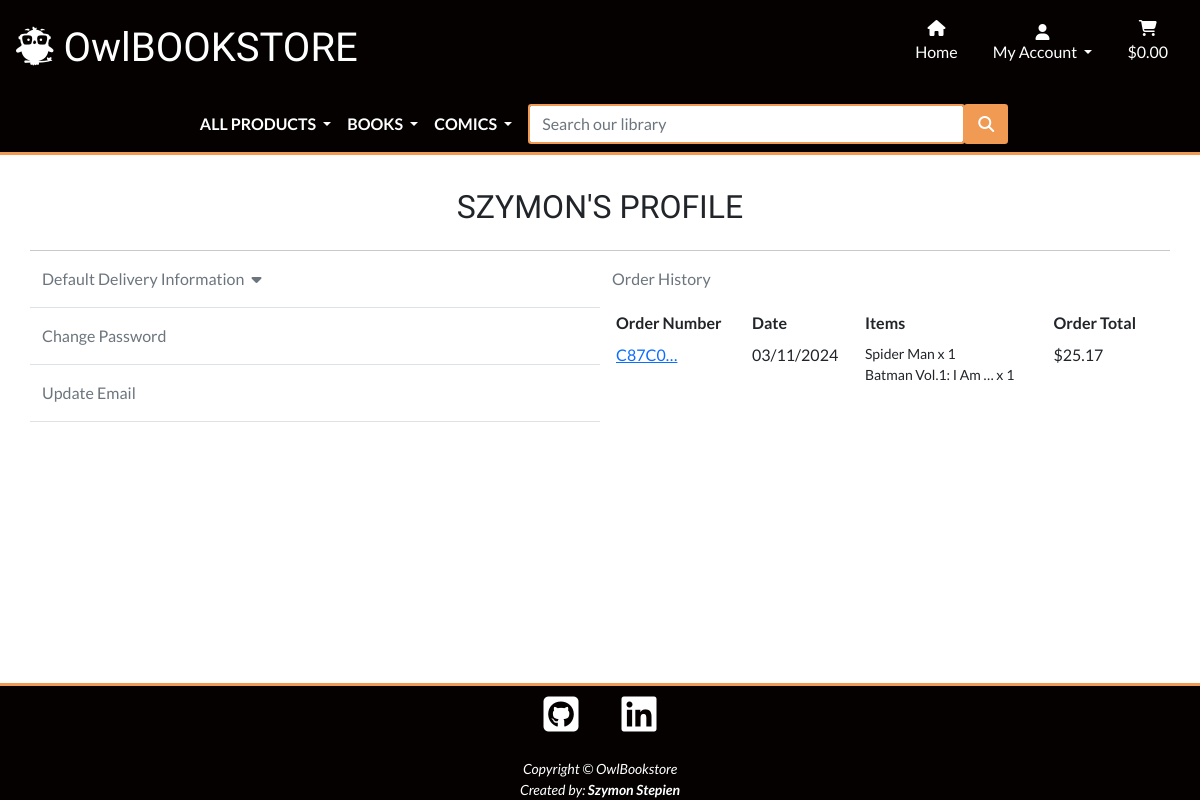
Before: /profile/ (signed in) with the older database file.
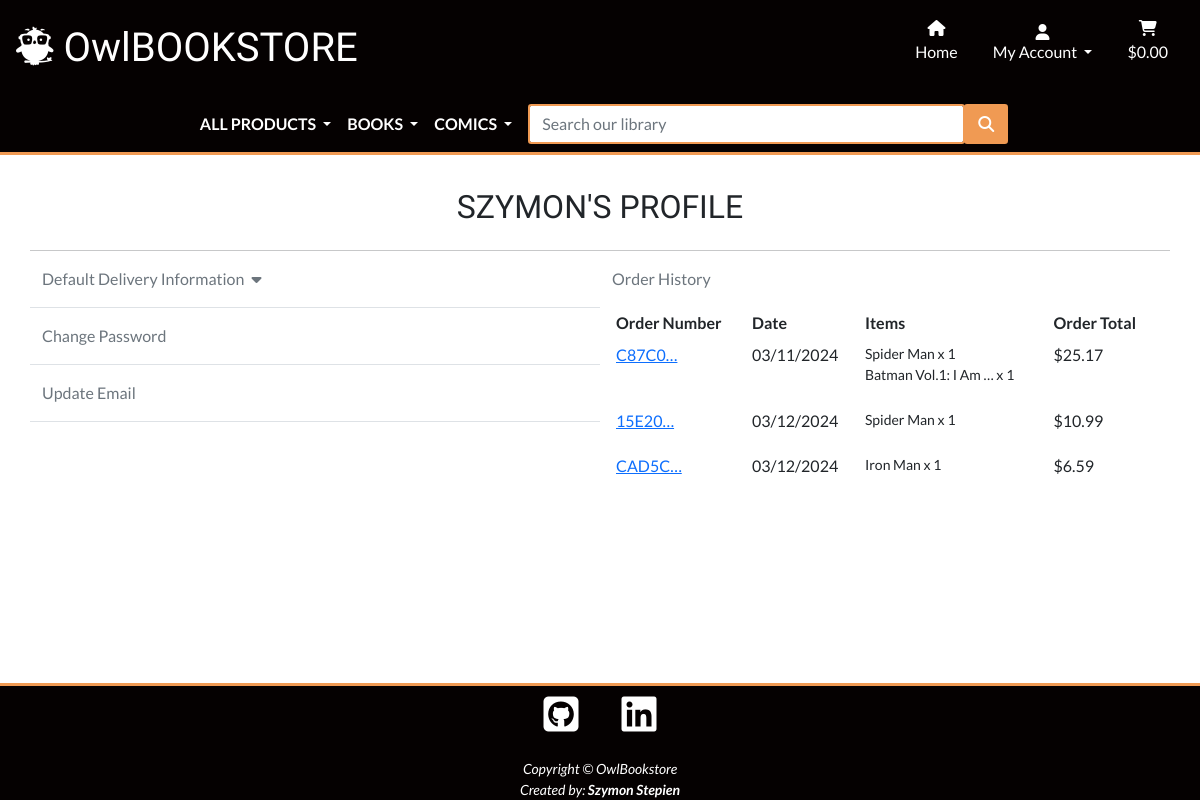
After: the same page with the newer database file.
### checkout/models.py (models this page shows, shortened)
class Order(models.Model):
    order_number = models.CharField(max_length=32, null=False, editable=False)
    user_profile = models.ForeignKey(
        UserProfile, on_delete=models.SET_NULL, null=True, blank=True, related_name='orders'
    )
    full_name = models.CharField(max_length=50, null=False, blank=False)
    email = models.EmailField(max_length=254, null=False, blank=False)
    phone_number = models.CharField(max_length=20, null=False, blank=False)
    country = CountryField(blank_label='Country *', null=False, blank=False)
    postcode = models.CharField(max_length=20, null=True, blank=True)
    town_or_city = models.CharField(max_length=40, null=False, blank=False)
    street_address1 = models.CharField(max_length=80, null=False, blank=False)
    street_address2 = models.CharField(max_length=80, null=True, blank=True)
    county = models.CharField(max_length=80, null=True, blank=True)
    date = models.DateTimeField(auto_now_add=True)
    delivery_cost = models.DecimalField(max_digits=6, decimal_places=2, null=False, default=0)
    order_total = models.DecimalField(max_digits=10, decimal_places=2, null=False, default=0)
    grand_total = models.DecimalField(max_digits=10, decimal_places=2, null=False, default=0)
    original_bag = models.TextField(null=False, blank=False, default='')
    stripe_pid = models.CharField(max_length=254, null=False, blank=False, default='')

class OrderLineItem(models.Model):
    order = models.ForeignKey(Order, null=False, blank=False, on_delete=models.CASCADE, related_name='lineitems')
    product = models.ForeignKey(Product, null=False, blank=False, on_delete=models.CASCADE)
    quantity = models.IntegerField(null=False, blank=False, default=0)
    lineitem_total = models.DecimalField(max_digits=6, decimal_places=2, null=False, blank=False, editable=False)

### products/models.py (models this page shows, shortened)
class Product(models.Model):
    title = models.CharField(max_length=254)
    author = models.CharField(max_length=254)
    price = models.DecimalField(max_digits=6, decimal_places=2)
    description = models.TextField()
    category = models.ForeignKey(
        'Category', null=True, blank=True, on_delete=models.SET_NULL,
        default=19
    )
    subcategory = models.ForeignKey('Subcategory', null=True, blank=True, on_delete=models.SET_NULL)
    published_date = models.IntegerField(null=True, blank=True)
    publisher = models.CharField(max_length=50, null=True, blank=True)
    isbn_13 = models.CharField(max_length=13, null=True, blank=True)
    isbn_10 = models.CharField(max_length=10, null=True, blank=True)
    rating = models.DecimalField(
        max_digits=6, decimal_places=2, null=True, blank=True, default=0
    )
    ratings_count = models.IntegerField(null=True, blank=True)
    image_url = models.URLField(max_length=1024, null=True, blank=True)
    image = models.ImageField(null=True, blank=True)

### profiles/views.py (the view)
# urls.py: path('profile/', include('profiles.urls')),
@login_required
def profile(request):
    profile = get_object_or_404(UserProfile, user=request.user)
    if request.method == 'POST':
        form = ProfileForm(request.POST, instance=profile)
        if form.is_valid():
            form.save()
            messages.success(request, 'Profile updated successfully')
        else:
            messages.error(
                request, 'Update failed. Please ensure the form is valid.')
    else:
        form = ProfileForm(instance=profile)
    orders = profile.orders.all()
    template = 'profiles/profile.html'
    context = {
        'form': form,
        'orders': orders,
    }
    return render(request, template, context)

### profiles/templates/profiles/profile.html (shortened to what this page needs)
{% extends "base.html" %}
{% load static %}
{% block extra_css %}
<link rel="stylesheet" type="text/css" href="{% static 'profiles/css/profile.css' %}">
{% endblock %}
{% block page_header %}
<div class="container top-space">
</div>
{% endblock %}
{% block content %}
<div class="overlay-cover"></div>
<div class="container-lg h-100">
    <div class="row mb-3">
        <div class="col text-center my-2 pb-2">
            <h2 class="logo-font text-uppercase">
                {% if user.is_authenticated %}
                {% if user.first_name %}
                {% if user.first_name|length > 20 %}
                <span>Welcome, {{ user.first_name|slice:":20" }}...</span>
                {% else %}
                <span>{{ user.first_name }}'s </span>
                {% endif %}
                {% else %}
                <span>My </span>
                {% endif %}
                {% endif %}
                Profile
            </h2>
        </div>
        <hr class="m-0 p-0">
    </div>
    <div class="row">
        <div class="col-12 col-md-6">
            <div class="row">
                <div class="col-12 mb-3">
                    <a class="text-muted text-decoration-none" data-bs-toggle="collapse" href="#updateProfileDetailsForm"
                        role="button" aria-expanded="false" aria-controls="updateProfileDetailsForm">
                        Default Delivery Information <i class="fa-solid fa-caret-down mx-1"></i>
                    </a>
                </div>
                <div class="col-12 border-top">
                    <a class="text-muted text-decoration-none" href="{% url 'account_change_password' %}"
                        aria-label="Link to change password">
                        <span class="d-block my-3">Change Password</span>
                    </a>
                </div>
                <div class="col-12 border-top border-bottom">
                    <a class="text-muted text-decoration-none" href="{% url 'account_email' %}"
                        aria-label="Link to change password"><span class="d-block my-3">Update Email</span>
                    </a>
                </div>
            </div>
        </div>
        <div class="col-12 col-md-6">
            {% if orders %}
            <p class="text-muted">Order History</p>
            <div class="table-responsive order-history-table">
                <table class="table table-sm table-borderless">
                    <thead>
                        <tr>
                            <th>Order Number</th>
                            <th>Date</th>
                            <th>Items</th>
                            <th>Order Total</th>
                        </tr>
                    </thead>
                    <tbody>
                        {% for order in orders %}
                        <tr>
                            <td>
                                <a href="{% url 'order_history' order.order_number %}"
                                    title="{{ order.number }}">{{ order.order_number|truncatechars:6 }}
                                </a>
                            </td>
                            <td>
                                {{ order.date|date:"SHORT_DATE_FORMAT" }}
                            </td>
                            <td>
                                <ul class="list-unstyled">
                                    {% for item in order.lineitems.all %}
                                    <li class="small">
                                        {{ item.product.title|truncatechars:20 }} x {{ item.quantity }}
                                    </li>
                                    {% endfor %}
                                </ul>
                            </td>
                            <td>
                                ${{ order.grand_total }}
                            </td>
                        </tr>
                        {% endfor %}
                    </tbody>
                </table>
            </div>
            {% else %}
            <p class="text-muted">Order History</p>
            <p>You don't have any past orders to display.</p>
            {% endif %}
        </div>
    </div>
</div>
{% endblock %}

### templates/base.html (shortened to what this page needs)
{% load static %}
<!doctype html>
<html lang="en">
<head>
    {% block corecss %}
    <link href="https://cdn.jsdelivr.net/npm/bootstrap@5.1.3/dist/css/bootstrap.min.css" rel="stylesheet"
>
    <link rel="stylesheet" href="{% static 'css/base.css' %}" type="text/css">
    {% endblock %}
    {% block extra_css %}
    {% endblock %}
</head>
<body>
    <header class="container-fluid fixed-top px-0 nav-bg-color border-org-bottom">
        <div class="row d-flex">
            <div class="col-12 col-lg-6 my-auto text-center text-lg-start d-none d-lg-block">
                <a href="{% url 'home' %}" class="nav-link">
                    <h1 class="display-6 logo-font my-0 p-0 icon"><strong><i class="fa-brands fa-earlybirds"></i>
                            Owl</strong><span class="text-uppercase">Bookstore</span></h1>
                </a>
            </div>
            <div class="col-12 col-lg-6 my-3 text-white d-none d-lg-block">
                <ul class="list-inline list-unstyled text-lg-end me-3 my-auto">
                    <li class="list-inline-item drowpdown mx-3">
                        <div class="text-center">
                            <a class="text-decoration-none icon" href="{% url 'home' %}">
                                <i class="fa-solid fa-house"></i>
                                <div>
                                    <p>Home</p>
                                </div>
                            </a>
                        </div>
                    </li>
                    <li class="list-inline-item dropdown mx-3">
                        <div class="text-center">
                            <a class="dropdown-toggle text-decoration-none icon" href="#" id="account-menu"
                                data-bs-toggle="dropdown" aria-expanded="false">
                                <i class="fa-solid fa-user d-block"></i>
                                <span>My Account</span>
                            </a>
                        </div>
                    </li>
                    <li class="list-inline-item mx-3">
                        <a class="text-decoration-none {% if grand_total %}fw-bold full-bag-text animated-text{% else %}icon{% endif %}" href="{% url 'view_bag' %}" aria-label="Go to shopping basket">
                            <div class="text-center">
                                <i class="fa-solid fa-cart-shopping"></i>
                                <p>
                                    {% if grand_total %}
                                        ${{ grand_total|floatformat:2 }}
                                    {% else %}
                                        $0.00
                                    {% endif %}
                                </p>
                            </div>
                        </a>
                    </li>
                </ul>
            </div>
        </div>
        <div class="row">
            {% include 'includes/main-nav.html' %}
        </div>
    </header>
    {% block page_header %}
    {% endblock %}
    <main>
        {% block content %}
        {% endblock %}
    </main>
    <footer class="mt-auto bring-above border-org-top nav-bg-color">
        <div class="container">
            <div class="justify-content-center">
                <ul class="list-inline text-center">
                    <li class="list-inline-item px-lg-3 py-1">
                        <a href="#" target="_blank" class="icon display-6"
                            aria-label="Visit Developer's GitHub Account, opens in new tab">
                            <i class="fa-brands fa-square-github"></i>
                        </a>
                    </li>
                    <li class="list-inline-item px-lg-3 py-1">
                        <a href="https://www.linkedin.com/in/szymon-stepien-4b60a547/" target="_blank"
                            aria-label="Visit Developer's LinkedIn Account, opens in new tab" class="icon display-6">
                            <i class="fa-brands fa-linkedin"></i>
                        </a>
                    </li>
                </ul>
                <div class="small text-center text-white fst-italic">Copyright &copy; OwlBookstore
                    <span class="d-block">Created by: <strong>Szymon Stepien</strong></span>
                </div>
            </div>
        </div>
    </footer>
</body>
</html>

### templates/includes/main-nav.html (shortened to what this page needs)
<nav class="navbar navbar-expand-lg navbar-light d-none d-lg-block">
    <div class="container-fluid d-none d-lg-block">
        <div class="collapse navbar-collapse justify-content-center" id="main-nav">
            <ul class="navbar-nav text-lg-end me-2">
                <li class="nav-item dropdown">
                    <a class="nav-link dropdown-toggle text-decoration-none active text-uppercase icon" href="#"
                        id="all-prodcut-links" role="button" data-bs-toggle="dropdown" aria-expanded="false">
                        All products
                    </a>
                </li>
                <li class="nav-item dropdown">
                    <a class="nav-link dropdown-toggle text-decoration-none active text-uppercase icon" href="#"
                        id="books-category-links" role="button" data-bs-toggle="dropdown" aria-expanded="false">
                        Books
                    </a>
                </li>
                <li class="nav-item dropdown">
                    <a class="nav-link dropdown-toggle text-decoration-none active text-uppercase icon" href="#"
                        id="comic-books-links" role="button" data-bs-toggle="dropdown" aria-expanded="false">
                        Comics
                    </a>
                </li>
            </ul>
            <div class="d-flex justify-content-center flex-grow-1 search-box-container d-none d-lg-block">
                <form action="{% url 'products' %}" method="GET" class="w-100">
                    <div class="input-group">
                        <input type="text" class="form-control rounded-1 border-orange" name="q"
                            placeholder="Search our library" aria-label="Search" aria-describedby="search-box">
                        <button class="btn btn-orange rounded-1 border-orange" type="submit" id="search-query"
                            aria-label="Search product">
                            <span class="icon">
                                <i class="fas fa-search"></i>
                            </span>
                        </button>
                    </div>
                </form>
            </div>
        </div>
    </div>
</nav>

Changed rows visible on the page:
added Order: order_number "15E20…", date "03/12/2024", grand_total "10.99"
added OrderLineItem: product "Spider Man", quantity "1", shown under "15E20…"
added Order: order_number "CAD5C…", date "03/12/2024", grand_total "6.59"
added OrderLineItem: product "Iron Man", quantity "1", shown under "CAD5C…"
